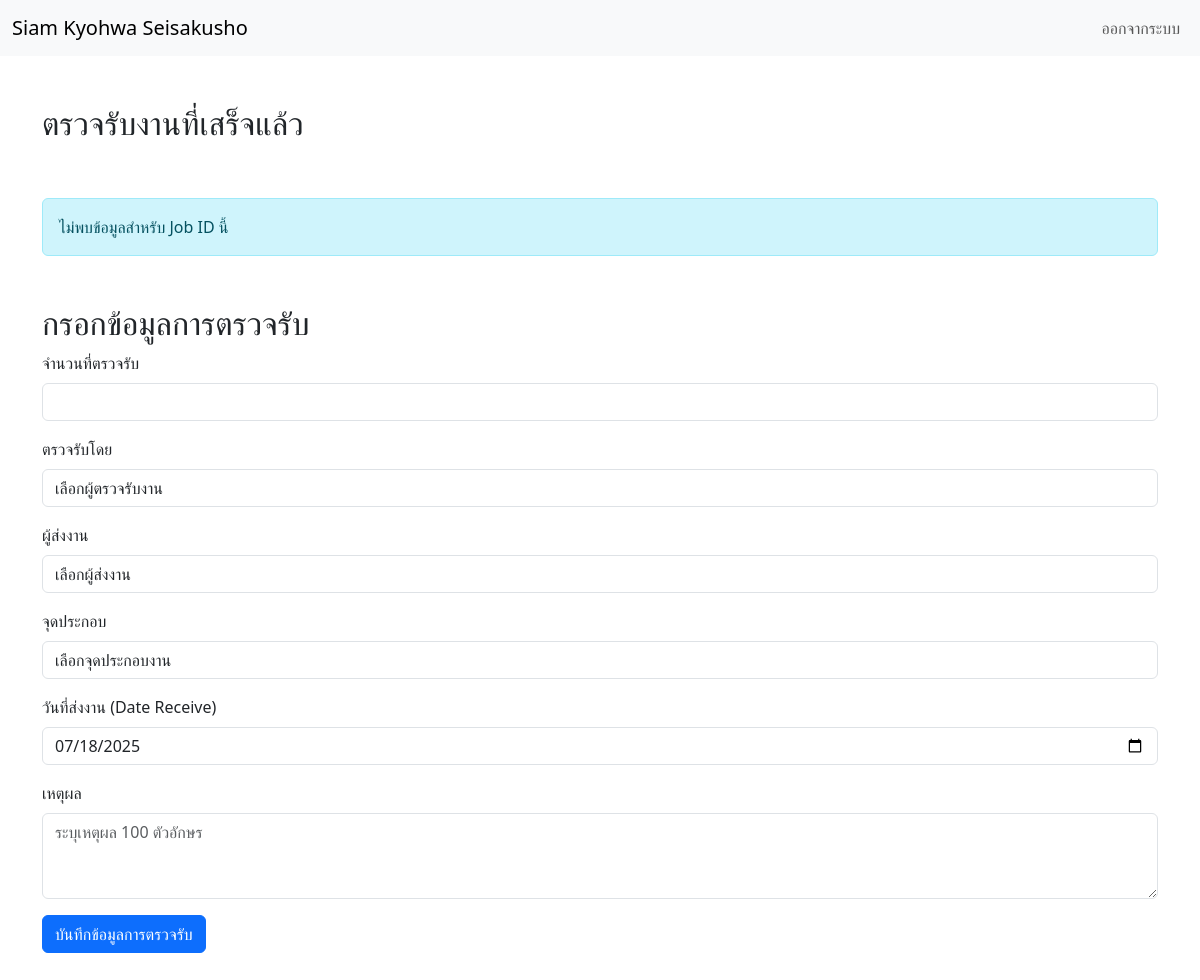
The page /check_product_complete.php?job_id=25-06/299 on the database as committed earlier.
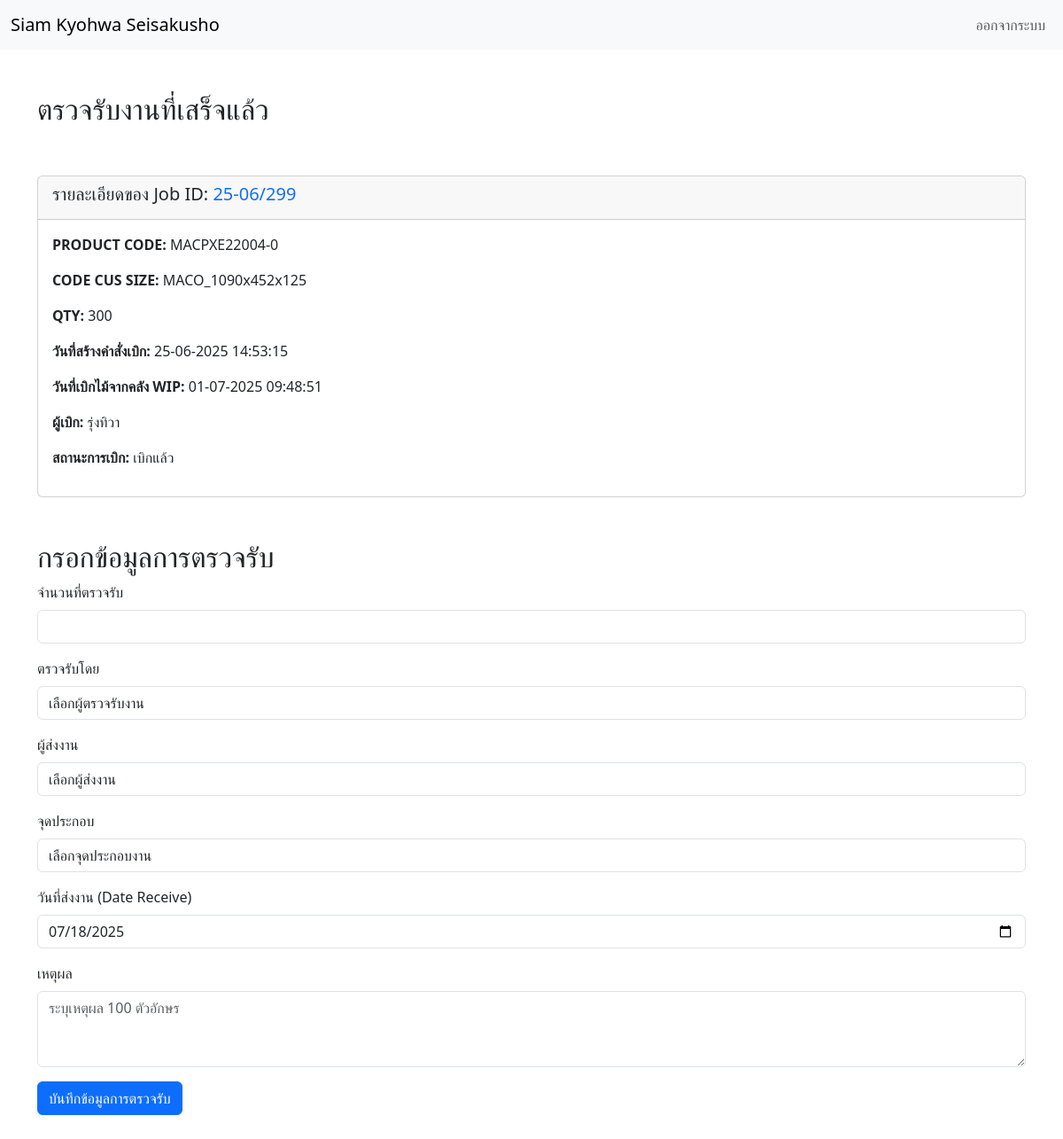
The same page on the database as committed later.
### tables this page shows
CREATE TABLE IF NOT EXISTS `wood_issue` (
  `issue_id` int(11) NOT NULL AUTO_INCREMENT,
  `job_id` varchar(50) NOT NULL,
  `job_type` varchar(50) DEFAULT NULL,
  `prod_id` varchar(50) NOT NULL,
  `product_code` varchar(50) NOT NULL,
  `quantity` int(11) NOT NULL,
  `price_value` double NOT NULL DEFAULT 0,
  `total_wage` double NOT NULL DEFAULT 0,
  `wood_wastage` float DEFAULT 0,
  `wood_type` enum('NONFSC','FSCMIX','FSC100') NOT NULL,
  `creation_date` datetime NOT NULL DEFAULT current_timestamp(),
  `create_by` varchar(50) DEFAULT NULL,
  `want_receive` datetime DEFAULT NULL,
  `issue_date` datetime DEFAULT NULL,
  `issued_by` varchar(100) NOT NULL,
  `issue_status` enum('รอยืนยันงาน','สั่งไม้','กำลังเตรียมไม้','รอเบิก','เบิกแล้ว','ปิดสำเร็จ','ยกเลิก','รอยืนยันการสั่งจ่าย','สั่งจ่ายแล้ว') NOT NULL DEFAULT 'สั่งไม้' COMMENT 'สถานะการเบิกไม้: รอเบิก = ยังไม่ได้เบิก, เบิกแล้ว = เบิกไม้เรียบร้อย',
  `issue_type` varchar(50) NOT NULL DEFAULT 'ใบเบิกใช้',
  `remark` varchar(100) DEFAULT NULL,
  PRIMARY KEY (`issue_id`)
);

CREATE TABLE IF NOT EXISTS `prod_list` (
  `prod_id` int(11) NOT NULL AUTO_INCREMENT,
  `prod_code` varchar(50) DEFAULT NULL,
  `customer_id` int(11) DEFAULT NULL,
  `code_cus_size` text DEFAULT NULL,
  `prod_type` varchar(50) DEFAULT NULL,
  `prod_partno` varchar(50) DEFAULT NULL,
  `length` int(11) DEFAULT NULL,
  `width` int(11) DEFAULT NULL,
  `thickness` int(11) DEFAULT NULL,
  `prod_description` text DEFAULT NULL,
  PRIMARY KEY (`prod_id`)
);

### check_product_complete.php (the view, shortened to what this page needs)
<?php
include('config_db.php');
$job_id = "";
$data = [];
if (isset($_GET['job_id'])) {
    $job_id = $_GET['job_id'];
} elseif (isset($_POST['job_id'])) {
    $job_id = $_POST['job_id'];
}
if (!empty($job_id)) {
    $query = "SELECT wi.job_id, pl.prod_code, wi.quantity, wi.creation_date, wi.issue_date, wi.issued_by, wi.issue_status, pl.code_cus_size, pl.prod_id
    FROM wood_issue wi
    JOIN prod_list pl ON wi.prod_id = pl.prod_id
    WHERE wi.job_id = '$job_id' AND wi.issue_status = 'เบิกแล้ว'";
    $result = mysqli_query($conn, $query);
    if (mysqli_num_rows($result) > 0) {
        $data = mysqli_fetch_assoc($result);
    } else {
        $data['error'] = "ไม่พบข้อมูลสำหรับ Job ID นี้";
    }
} else {
    $data['error'] = "กรุณาระบุ Job ID สำหรับการค้นหา";
}
?>
<!DOCTYPE html>
<html lang="en">
<head>
    <link href="https://cdn.jsdelivr.net/npm/bootstrap@5.3.0-alpha1/dist/css/bootstrap.min.css" rel="stylesheet">
</head>
<body>
<?php include('navbar.php'); ?>
    <div class="container my-5">
        <h2>ตรวจรับงานที่เสร็จแล้ว</h2>
        <br><br>
        <?php if (isset($data['error'])): ?>
            <div class="alert alert-info" role="alert">
                <?= $data['error']; ?>
            </div>
        <?php elseif (!empty($data)): ?>
            <div class="card mb-4">
                <div class="card-header">
                    <h5 class="card-title">รายละเอียดของ Job ID: <span class="text-primary"><?= $data['job_id']; ?></span></h5>
                </div>
                <div class="card-body">
                    <p><strong>PRODUCT CODE:</strong> <?= $data['prod_code']; ?></p>
                    <p><strong>CODE CUS SIZE:</strong> <?= $data['code_cus_size']; ?></p>
                    <p><strong>QTY:</strong> <?= $data['quantity']; ?></p>
                    <p><strong>วันที่สร้างคำสั่งเบิก:</strong> <?= date("d-m-Y H:i:s", strtotime($data['creation_date'])); ?></p>
                    <p><strong>วันที่เบิกไม้จากคลัง WIP:</strong> <?= date("d-m-Y H:i:s", strtotime($data['issue_date'])); ?></p>
                    <p><strong>ผู้เบิก:</strong> <?= $data['issued_by']; ?></p>
                    <p><strong>สถานะการเบิก:</strong> <?= $data['issue_status']; ?></p>
                </div>
            </div>
        <?php endif; ?>
    </div>
    <div class="container my-5">
        <h2>กรอกข้อมูลการตรวจรับ</h2>
        <form action="" method="POST" onsubmit="return confirmSubmit()">
            <div class="mb-3">
                <label for="prod_complete_qty" class="form-label">จำนวนที่ตรวจรับ</label>
                <input type="number" name="prod_complete_qty" class="form-control" required>
            </div>
            <div class="mb-3">
                <label for="receive_by" class="form-label">ตรวจรับโดย</label>
                <select name="receive_by" class="form-control" required>
                    <option value="" selected>เลือกผู้ตรวจรับงาน</option>
                </select>
            </div>
            <div class="mb-3">
                <label for="send_by" class="form-label">ผู้ส่งงาน</label>
                <select name="send_by" class="form-control" required>
                    <option value="" selected>เลือกผู้ส่งงาน</option>
                </select>
            </div>
            <div class="mb-3">
                <label for="assembly_point" class="form-label">จุดประกอบ</label>
                <select name="assembly_point" class="form-control" required>
                    <option value="" selected>เลือกจุดประกอบงาน</option>
                </select>
            </div>
            <div class="mb-3">
                <label for="date_receive" class="form-label">วันที่ส่งงาน (Date Receive)</label>
                <input type="date"
                    name="date_receive"
                    id="date_receive"
                    class="form-control"
                    value="<?= date('Y-m-d'); ?>"
                    required>
            </div>
            <div class="mb-3">
                <label for="reason" class="form-label">เหตุผล</label>
                <textarea name="reason" id="reason" class="form-control" rows="3" placeholder="ระบุเหตุผล 100 ตัวอักษร"></textarea>
            </div>
            <button type="submit" name="submit" class="btn btn-primary">บันทึกข้อมูลการตรวจรับ</button>
        </form>
    </div>
</body>
</html>

Rows that differ between the two databases and show on the page:
added wood_issue: job "25-06/299", prod.prod_code "MACPXE22004-0", prod.code_cus_size "MACO_1090x452x125", quantity "300", creation_date "25-06-2025 14:53:15", issue_date "01-07-2025 09:48:51", issued_by "รุ่งทิวา", issue_status "เบิกแล้ว"
Other text that changed with them:
$data['error']: "ไม่พบข้อมูลสำหรับ Job ID นี้" → (not shown)
text now shown: "รายละเอียดของ Job ID: PRODUCT CODE: CODE CUS SIZE: QTY: วันที่สร้างคำสั่งเบิก: วันที่เบิกไม้จากคลัง WIP: ผู้เบิก: สถานะการเบิก:"
